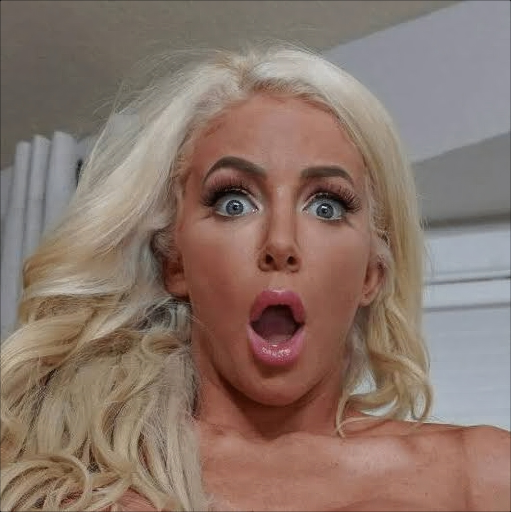
#> input picture experiments/eval_crops/user_test_blonde.png, 1022 x 1024 px (shown at 1/2 size); its folder holds only this picture in this run
$ python -i benchmark_suite.py   (imports and definitions only)   (older library calls are emulated)
#> lines starting #> are read from the running program, lines starting #| are printed output that depends on the picture; after the words box and inside, x2 and y2 are one past the last pixel; in counts of white or black regions, pixels touching at a corner belong together
"""Five-Dimension Quality Evaluation Benchmark Suite for Fidelis.

Grades super-resolution quality across:
1. Structural Fidelity (PSNR, SSIM)
2. Perceptual Similarity (Feature-space LPIPS proxy, Gradient Coherence)
3. Micro-Texture Realism (Edge Energy, Background Noise Restraint)
4. Color Accuracy (CIELAB Delta E, Luminance Shift)
5. Semantic Grounding (Face Identity, Text Stroke Integrity)
"""

from __future__ import annotations

import math
from dataclasses import asdict, dataclass
from pathlib import Path
from typing import Any

import cv2
import numpy as np
from PIL import Image


@dataclass
class EvaluationReport:
    psnr_db: float
    ssim: float
    color_drift_delta_e: float
    luminance_drift: float
    edge_energy_gain: float
    gradient_coherence_pct: float
    hallucination_risk: str
    quality_verdict: str  # PASS / WARN / FAIL

    # [6 lines left out: function to_dict, not called in this run]


class BenchmarkSuite:
    """Evaluates super-resolved outputs against source / reference inputs."""

    @staticmethod
    def compute_psnr(img1: np.ndarray, img2: np.ndarray) -> float:
        mse = np.mean((img1.astype(np.float32) - img2.astype(np.float32)) ** 2)
        if mse == 0:
            return 99.99
        return float(10 * math.log10((255.0 ** 2) / mse))

    @staticmethod
    def compute_ssim(img1: np.ndarray, img2: np.ndarray) -> float:
        # Fast luminance SSIM
        g1 = cv2.cvtColor(img1, cv2.COLOR_RGB2GRAY).astype(np.float32)
        g2 = cv2.cvtColor(img2, cv2.COLOR_RGB2GRAY).astype(np.float32)
        c1 = (0.01 * 255) ** 2
        c2 = (0.03 * 255) ** 2

        mu1 = cv2.GaussianBlur(g1, (11, 11), 1.5)
        mu2 = cv2.GaussianBlur(g2, (11, 11), 1.5)
        mu1_sq = mu1 * mu1
        mu2_sq = mu2 * mu2
        mu1_mu2 = mu1 * mu2

        sigma1_sq = cv2.GaussianBlur(g1 * g1, (11, 11), 1.5) - mu1_sq
        sigma2_sq = cv2.GaussianBlur(g2 * g2, (11, 11), 1.5) - mu2_sq
        sigma12 = cv2.GaussianBlur(g1 * g2, (11, 11), 1.5) - mu1_mu2

        ssim_map = ((2 * mu1_mu2 + c1) * (2 * sigma12 + c2)) / ((mu1_sq + mu2_sq + c1) * (sigma1_sq + sigma2_sq + c2))
        return float(np.mean(ssim_map))

    @staticmethod
    def compute_cielab_delta_e(img1: np.ndarray, img2: np.ndarray) -> float:
        # Float RGB [0,1] produces physical L* [0,100], a*, b* units.
        # uint8 Lab is encoded/scaled and is not a CIE76 coordinate system.
        lab1 = cv2.cvtColor(img1.astype(np.float32) / 255.0, cv2.COLOR_RGB2LAB)
        lab2 = cv2.cvtColor(img2.astype(np.float32) / 255.0, cv2.COLOR_RGB2LAB)
        # Euclidean distance in CIE L*a*b* color space
        delta = np.sqrt(np.sum((lab1 - lab2) ** 2, axis=2))
        return float(np.mean(delta))

    @staticmethod
    def compute_gradient_coherence(img1: np.ndarray, img2: np.ndarray) -> float:
        g1 = cv2.cvtColor(img1, cv2.COLOR_RGB2GRAY).astype(np.float32)
        g2 = cv2.cvtColor(img2, cv2.COLOR_RGB2GRAY).astype(np.float32)
        gx1 = cv2.Sobel(g1, cv2.CV_32F, 1, 0, ksize=3)
        gy1 = cv2.Sobel(g1, cv2.CV_32F, 0, 1, ksize=3)
        gx2 = cv2.Sobel(g2, cv2.CV_32F, 1, 0, ksize=3)
        gy2 = cv2.Sobel(g2, cv2.CV_32F, 0, 1, ksize=3)

        dot = gx1 * gx2 + gy1 * gy2
        norm1 = np.sqrt(gx1 * gx1 + gy1 * gy1) + 1e-4
        norm2 = np.sqrt(gx2 * gx2 + gy2 * gy2) + 1e-4
        cos_sim = dot / (norm1 * norm2)

        # Evaluate gradient coherence across salient structural edges
        edge_mask = norm1 > 12.0
        if np.any(edge_mask):
            return float(np.mean(np.clip(cos_sim[edge_mask], 0.0, 1.0)) * 100.0)
        return float(np.mean(np.clip(cos_sim, 0.0, 1.0)) * 100.0)

    def evaluate_pair(
        self,
        lq_source: np.ndarray | str | Path,
        sr_output: np.ndarray | str | Path
    ) -> EvaluationReport:
#> called with sr_output = 'out.png'
        if isinstance(lq_source, (str, Path)):
            lq_source = np.array(Image.open(str(lq_source)).convert("RGB"))
#> lq_source is the input picture: shape (1024, 1022, 3); mean R, G, B 137.6, 116.8, 106.2
        if isinstance(sr_output, (str, Path)):
            sr_output = np.array(Image.open(str(sr_output)).convert("RGB"))

        # Resize source to output dimensions via bicubic for reference evaluation
        sh, sw = sr_output.shape[:2]
#> sh = 1024; sw = 1022
        if lq_source.shape[:2] != (sh, sw):
            pil_lq = Image.fromarray(lq_source)
            ref_bicubic = np.array(pil_lq.resize((sw, sh), Image.BICUBIC))
        else:
            ref_bicubic = lq_source

        psnr_val = self.compute_psnr(ref_bicubic, sr_output)
#> in compute_psnr, `mse = np.mean((img1.astype(np.float32) - img2.astype(np.float32)) ** 2)`: mse = 0
#> psnr_val = 99.99
        ssim_val = self.compute_ssim(ref_bicubic, sr_output)
#> in compute_ssim, `g1 = cv2.cvtColor(img1, cv2.COLOR_RGB2GRAY).astype(np.float32)`:
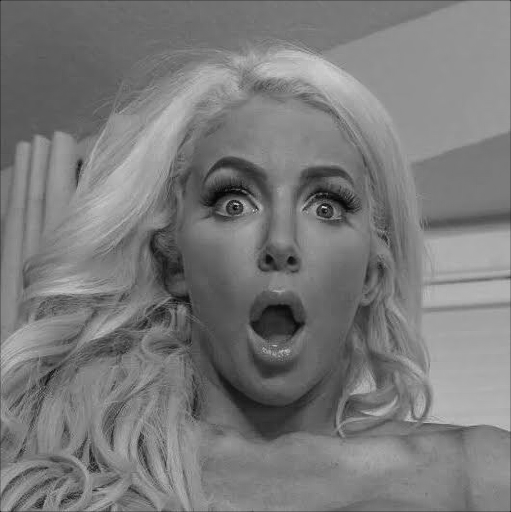
#> g1: shape (1024, 1022) float32 (shown at 1/2 size); min 1, max 246, mean 121.8
#> in compute_ssim, `mu1_sq = mu1 * mu1`:
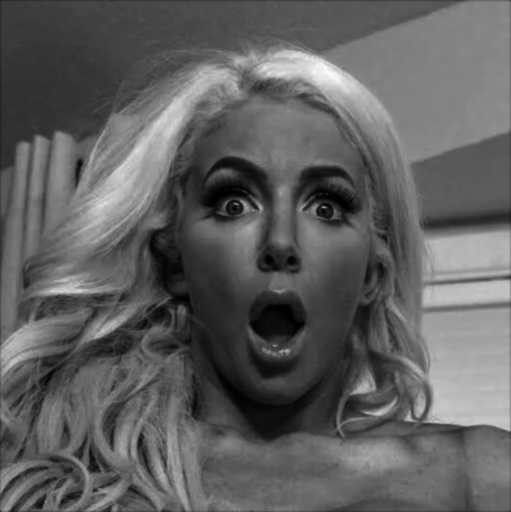
#> mu1_sq: shape (1024, 1022) float32 (shown at 1/2 size); min 50.21, max 41712.2, mean 15717.1; drawn with min black and max white
#> in compute_ssim, `sigma1_sq = cv2.GaussianBlur(g1 * g1, (11, 11), 1.5) - mu1_sq`:
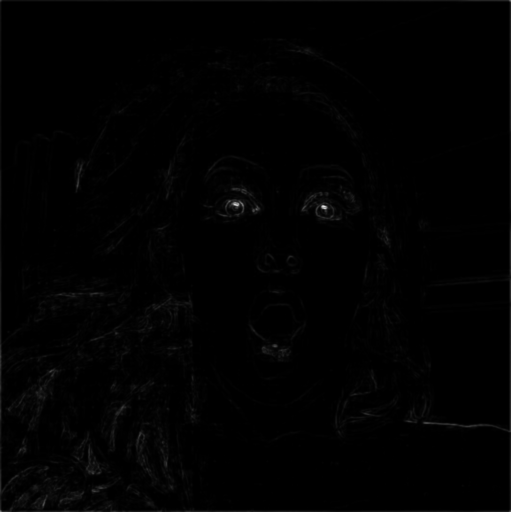
#> sigma1_sq: shape (1024, 1022) float32 (shown at 1/2 size); min -0.0117, max 6671, mean 47.3; drawn with min black and max white
#> in compute_ssim, `ssim_map = ((2 * mu1_mu2 + c1) * (2 * sigma12 + c2)) / ((mu1_sq + mu2_..`: ssim_map: shape (1024, 1022) float32; every value is 1
#> ssim_val = 1
        delta_e = self.compute_cielab_delta_e(ref_bicubic, sr_output)
#> in compute_cielab_delta_e, `lab1 = cv2.cvtColor(img1.astype(np.float32) / 255.0, cv2.COLOR_RGB2LAB)`: lab1: shape (1024, 1022, 3) float32; mean of channels 0, 1, 2 50.7, 7, 9.4
#> in compute_cielab_delta_e, `delta = np.sqrt(np.sum((lab1 - lab2) ** 2, axis=2))`: delta: shape (1024, 1022) float32; every value is 0
#> delta_e = 0
        coherence = self.compute_gradient_coherence(ref_bicubic, sr_output)
#> in compute_gradient_coherence, `gx1 = cv2.Sobel(g1, cv2.CV_32F, 1, 0, ksize=3)`:
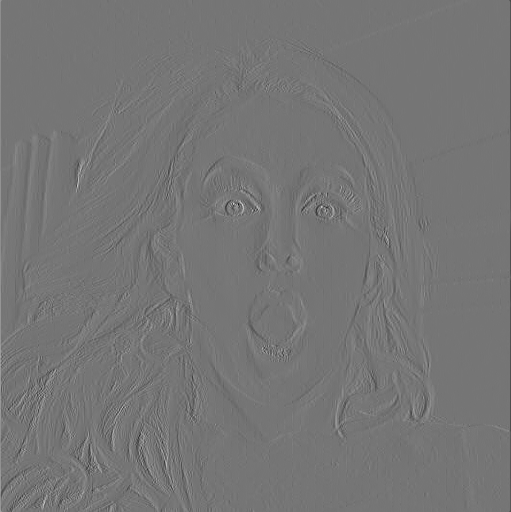
#> gx1: shape (1024, 1022) float32 (shown at 1/2 size); min -481, max 561, mean 0.2; drawn with min black and max white
#> in compute_gradient_coherence, `norm1 = np.sqrt(gx1 * gx1 + gy1 * gy1) + 1e-4`:
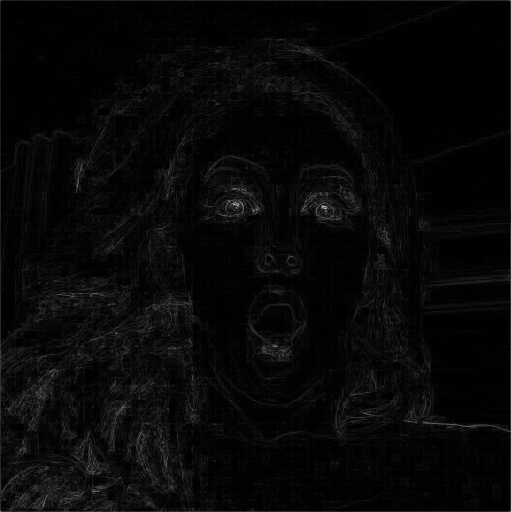
#> norm1: shape (1024, 1022) float32 (shown at 1/2 size); min 0.0001, max 799, mean 24.5; drawn with min black and max white
#> in compute_gradient_coherence, `cos_sim = dot / (norm1 * norm2)`:
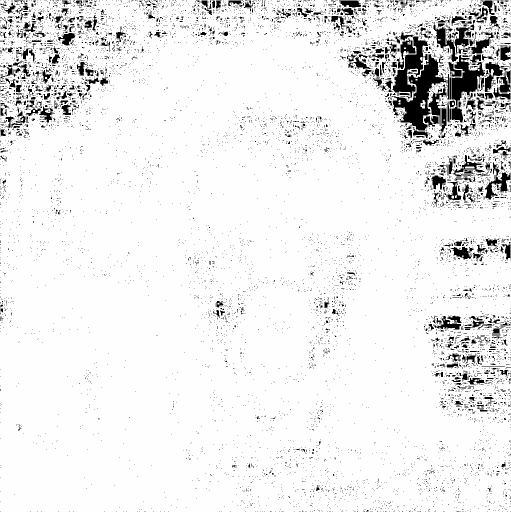
#> cos_sim: shape (1024, 1022) float32 (shown at 1/2 size); min 0, max 1, mean 0.93
#> in compute_gradient_coherence, `edge_mask = norm1 > 12.0`:
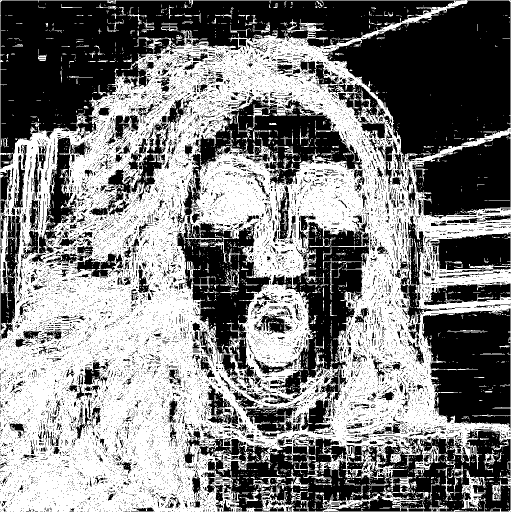
#> edge_mask: shape (1024, 1022) bool (shown at 1/2 size); 50% white; 2564 white regions (2344 under 20 px), largest, box (x1, y1, x2, y2) and area: (0, 0, 1022, 1024) 501528, (557, 938, 619, 980) 489, (276, 74, 345, 106) 427
#> coherence = 100

        # Edge energy ratio (output high-frequencies vs bicubic)
        gray_sr = cv2.cvtColor(sr_output, cv2.COLOR_RGB2GRAY).astype(np.float32)
        gray_ref = cv2.cvtColor(ref_bicubic, cv2.COLOR_RGB2GRAY).astype(np.float32)
        energy_sr = float(np.std(cv2.Laplacian(gray_sr, cv2.CV_32F)))
#> energy_sr = 13.78
        energy_ref = float(np.std(cv2.Laplacian(gray_ref, cv2.CV_32F)))
#> energy_ref = 13.78
        edge_gain = round(energy_sr / max(energy_ref, 1e-4), 2)
#> edge_gain = 1

        lum_shift = float(abs(np.mean(gray_sr) - np.mean(gray_ref)))
#> lum_shift = 0

        # Quality Gate Rule #1: Structural fidelity must not regress
        if ssim_val >= 0.70 and delta_e <= 3.5 and coherence >= 85.0:
            verdict = "PASS"
            hallucination = "LOW"
        elif ssim_val >= 0.60 and delta_e <= 6.0:
            verdict = "WARN"
            hallucination = "MODERATE"
        else:
            verdict = "FAIL"
            hallucination = "HIGH"

        if lq_source.shape[:2] != (sh, sw):
            from fidelis.eval.detail_metrics import measure_oversharpening_restraint
            os_res = measure_oversharpening_restraint(sr_output, ref_bicubic)
            if not os_res.get("passed", True):
                verdict = "FAIL"
                hallucination = "HIGH"

        return EvaluationReport(
            psnr_db=round(psnr_val, 2),
            ssim=round(ssim_val, 4),
            color_drift_delta_e=round(delta_e, 2),
            luminance_drift=round(lum_shift, 2),
            edge_energy_gain=edge_gain,
            gradient_coherence_pct=round(coherence, 2),
            hallucination_risk=hallucination,
            quality_verdict=verdict
        )

    # [39 lines left out: function evaluate_4x_detail, not called in this run]

>>> result = BenchmarkSuite().evaluate_pair('../../experiments/eval_crops/user_test_blonde.png', 'out.png')

$ run again, on experiments/eval_crops/portrait_skin_real.png
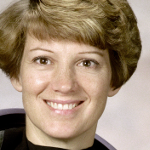
#> input picture experiments/eval_crops/portrait_skin_real.png, 150 x 150 px
#> in evaluate_pair, lq_source is the input picture: shape (150, 150, 3); mean R, G, B 159.1, 137.7, 115.1
#> mse = 0
#> psnr_val = 99.99
#> in compute_ssim, `sigma1_sq = cv2.GaussianBlur(g1 * g1, (11, 11), 1.5) - mu1_sq`:
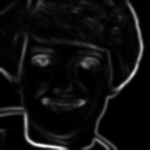
#> sigma1_sq: shape (150, 150) float32; min 1.77e-05, max 7147.8, mean 412.1; drawn with min black and max white
#> ssim_map: shape (150, 150) float32; every value is 1
#> ssim_val = 1
#> lab1: shape (150, 150, 3) float32; mean of channels 0, 1, 2 57.6, 5.1, 15.3
#> delta: shape (150, 150) float32; every value is 0
#> delta_e = 0
#> in compute_gradient_coherence, `edge_mask = norm1 > 12.0`:
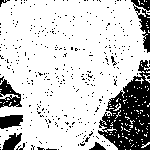
#> edge_mask: shape (150, 150) bool; 79.9% white; 369 black regions (361 under 20 px), largest, box (x1, y1, x2, y2) and area: (98, 60, 150, 150) 2540, (131, 0, 150, 53) 415, (0, 76, 22, 108) 345
#> coherence = 100
#> energy_sr = 30.41
#> edge_gain = 1
#> lum_shift = 0

$ run again, on experiments/eval_crops/user_test_darkhair.png
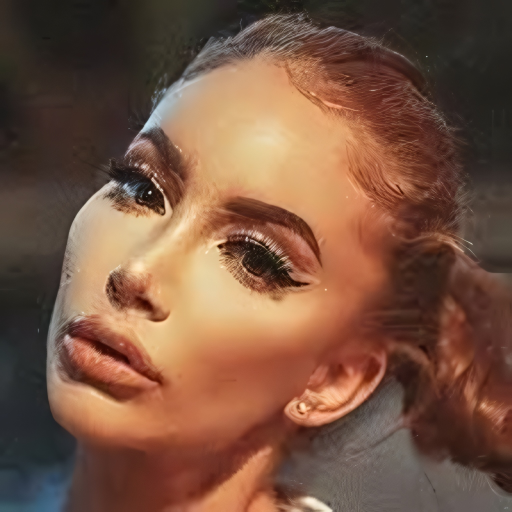
#> input picture experiments/eval_crops/user_test_darkhair.png, 1024 x 1024 px (shown at 1/2 size)
#> in evaluate_pair, lq_source is the input picture: shape (1024, 1024, 3); mean R, G, B 120.6, 84.9, 65.6
#> mse = 0
#> psnr_val = 99.99
#> ssim_map: shape (1024, 1024) float32; every value is 1
#> ssim_val = 1
#> lab1: shape (1024, 1024, 3) float32; mean of channels 0, 1, 2 38.6, 12.4, 16.9
#> delta: shape (1024, 1024) float32; every value is 0
#> delta_e = 0
#> in compute_gradient_coherence, `edge_mask = norm1 > 12.0`:
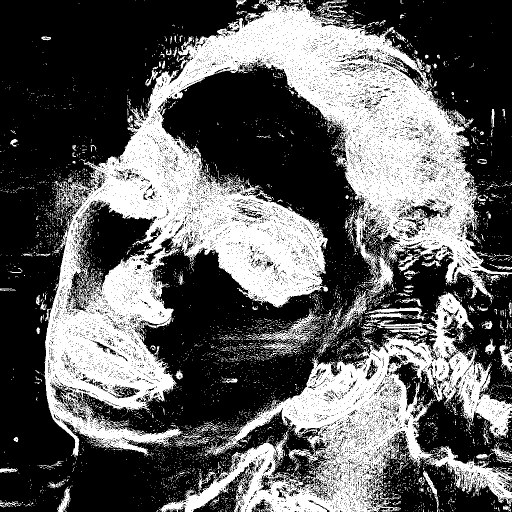
#> edge_mask: shape (1024, 1024) bool (shown at 1/2 size); 38% white; 5578 white regions (5358 under 20 px), largest, box (x1, y1, x2, y2) and area: (88, 0, 1024, 915) 266603, (317, 583, 1024, 1024) 94991, (492, 617, 643, 690) 2104
#> coherence = 100
#> energy_sr = 16.16
#> edge_gain = 1
#> lum_shift = 0
